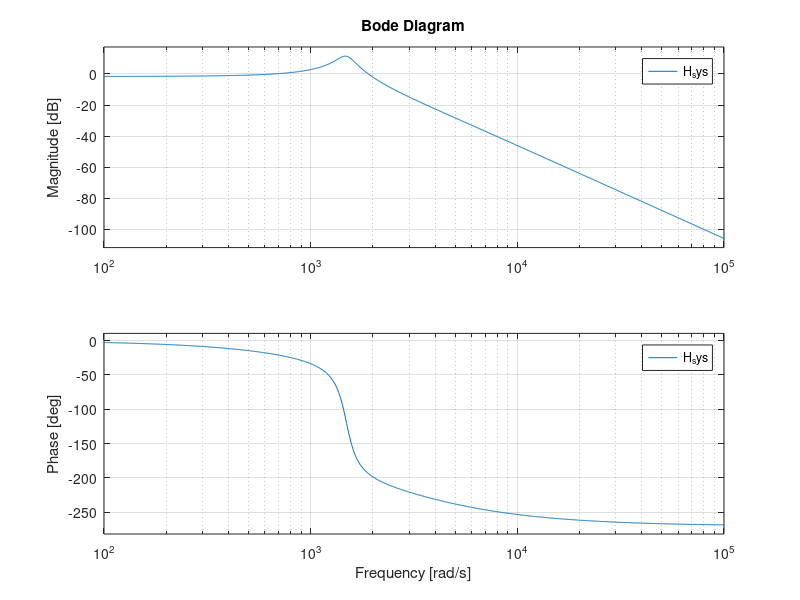
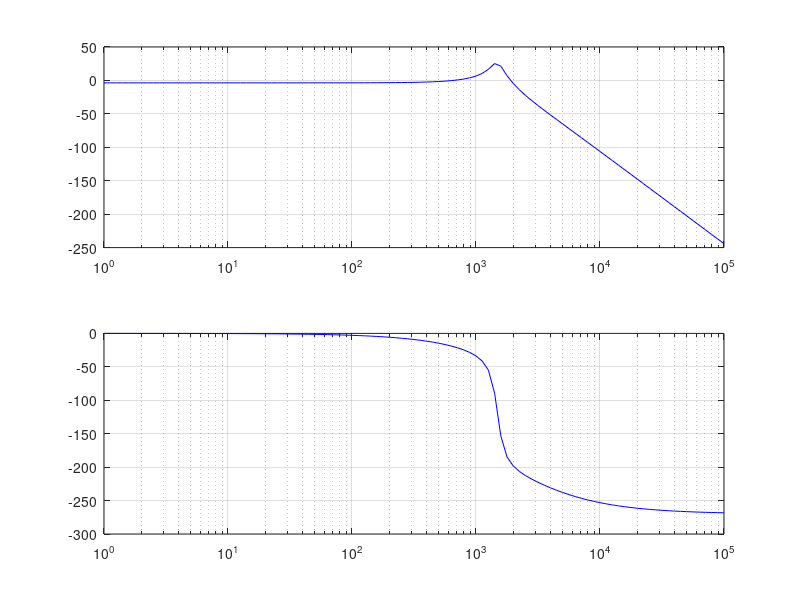

The MATLAB source for these figures, in order:
%% CeTI / Bloc 4 / Systèmes et asservissements
% Mission 4.7 - Système 3e ordre + marge

% Définition constante
w0 = 1000;
H0 = 5;

% Définition système
% (a+b)3 = a3 + 3a2b + 3ab3 + b3

H_num = [H0];
H_den = [1/w0^3 3/w0^2 3/w0 1+H0];

H_sys = tf(H_num, H_den)
figure(1);
bode(H_sys)

%% Réponse en fréquence
w = logspace(0, 5, 101);
[mag_H, phase_H, w_H] = bode(H_sys, w);
mag_H = squeeze(mag_H);
phase_H = squeeze(phase_H);
w_H = squeeze(w_H);
figure(2)
subplot(2,1,1)
semilogx(w_H, 20*log(abs(mag_H)), 'b');
grid on;
subplot(2,1,2)
semilogx(w_H, phase_H, 'b');
grid on;

%% Détermination des marges
[Gm,Pm] = margin(H_sys)